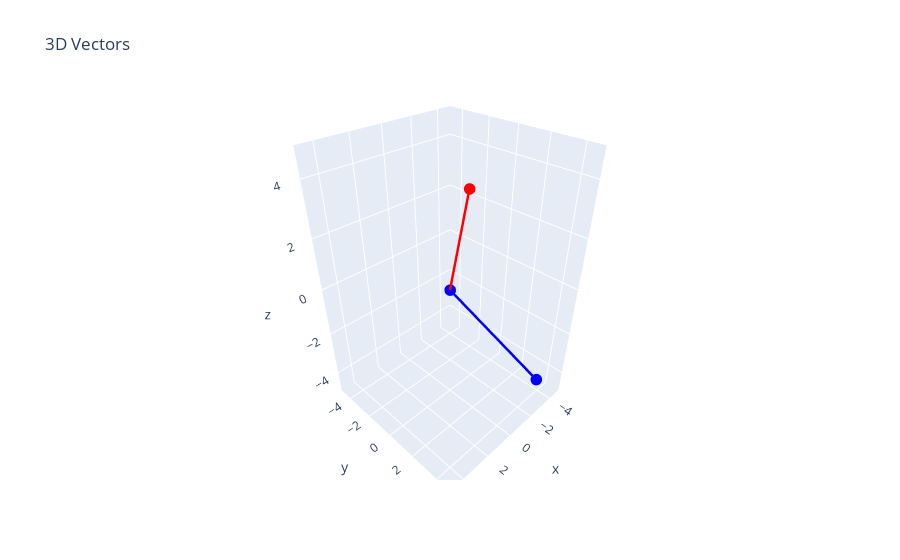

The code cell stored with this chart in its notebook:
### Code cell
import plotly.graph_objects as go

# Define 3D vectors
vectors = [
    {"x": 0, "y": 0, "z": 0, "dx": 3, "dy": 4, "dz": 5, "color": "red"},
    {"x": 0, "y": 0, "z": 0, "dx": -2, "dy": 5, "dz": -3, "color": "blue"}
]

# Create figure
fig = go.Figure()

# Add vectors as arrows
for vec in vectors:
    fig.add_trace(go.Scatter3d(
        x=[vec["x"], vec["x"] + vec["dx"]],
        y=[vec["y"], vec["y"] + vec["dy"]],
        z=[vec["z"], vec["z"] + vec["dz"]],
        mode="lines+markers",
        marker=dict(size=4),
        line=dict(width=5, color=vec["color"])
    ))

# Formatting
fig.update_layout(
    title="3D Vectors",
    scene=dict(
        xaxis=dict(range=[-5, 5]),
        yaxis=dict(range=[-5, 5]),
        zaxis=dict(range=[-5, 5])
    ),
    showlegend=False
)

fig.show()

### Figure 1 — Plotly figure (JSON) as saved in the notebook; plotly's stock layout.template omitted (floating-point values rounded to 4 significant figures)
{"data": [{"line": {"color": "red", "width": 5}, "marker": {"size": 4}, "mode": "lines+markers", "type": "scatter3d", "x": [0, 3], "y": [0, 4], "z": [0, 5]}, {"line": {"color": "blue", "width": 5}, "marker": {"size": 4}, "mode": "lines+markers", "type": "scatter3d", "x": [0, -2], "y": [0, 5], "z": [0, -3]}], "layout": {"scene": {"xaxis": {"range": [-5, 5]}, "yaxis": {"range": [-5, 5]}, "zaxis": {"range": [-5, 5]}}, "showlegend": false, "title": {"text": "3D Vectors"}}}
